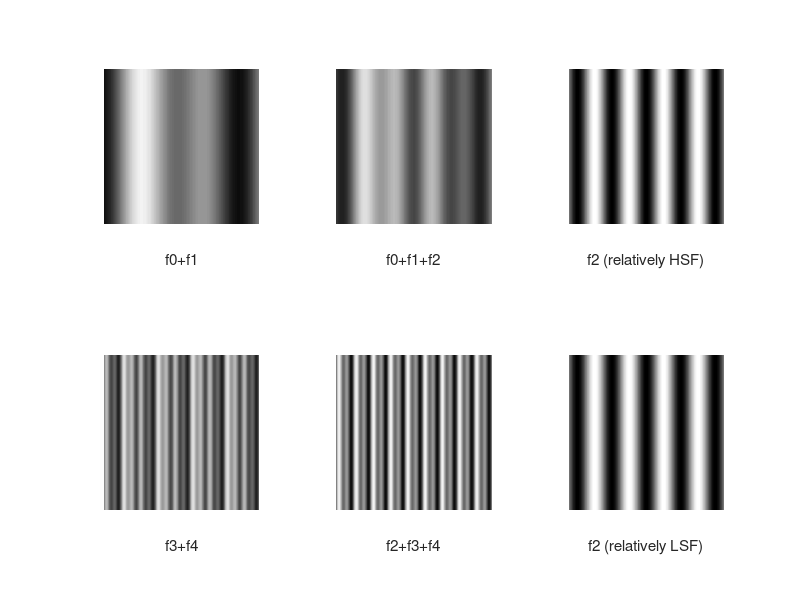
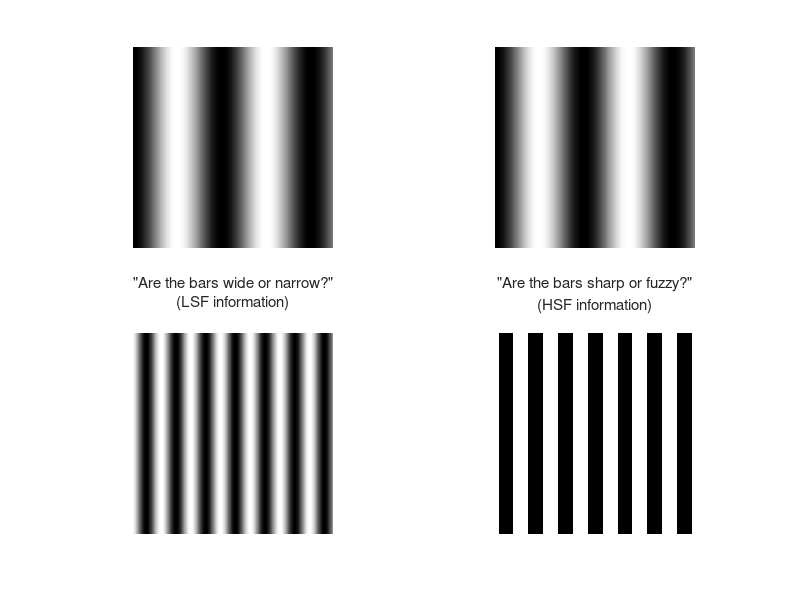

The MATLAB script that drew these images, in order:
clear all; close all;

%% Christman
x = (-pi):0.05:8*pi;

y1 = 0.5+0.5*sin(x/4);
y2 = 0.5+0.5*sin(x/2);

y3 = 0.5+0.5*sin(x/1);

y4 = 0.5+0.5*sin(x/0.5);
y5 = 0.5+0.5*sin(x/0.25);

figure;

subplot(2,3,1);
imshow( repmat( (y1+y2)/2, length(x), 1) );
xlabel('f0+f1');

subplot(2,3,2);
imshow( repmat( (y1+y2+y3)/3, length(x), 1) );
xlabel('f0+f1+f2');

subplot(2,3,3);
imshow( repmat(y3, length(x), 1) );
xlabel('f2 (relatively HSF)');


subplot(2,3,4);
imshow( repmat((y3+y4+y5)/3, length(x), 1) );
xlabel('f3+f4');

subplot(2,3,5);
imshow( repmat((y4+y5)/2, length(x), 1) );
xlabel('f2+f3+f4');

subplot(2,3,6);
imshow( repmat(y3, length(x), 1) );
xlabel('f2 (relatively LSF)');

%%Kitterle

%b2 = round(0.5+0.5*sin((x+0.5)/2));
c3 = 0.5+0.5*sin((x+0.2)*3/2);
b3 = round(0.5+0.5*sin((x+0.5)*3/2));

figure; 

subplot(2,2,1);
imshow(repmat(y2, length(x), 1));
xlabel(sprintf('"Are the bars wide or narrow?"\n(LSF information)'));

subplot(2,2,2);
imshow(repmat(y2, length(x), 1));
xlabel(sprintf('"Are the bars sharp or fuzzy?"\n(HSF information)'));

subplot(2,2,3);
imshow(repmat(c3, length(x), 1));

subplot(2,2,4);
imshow(repmat(b3, length(x), 1));
